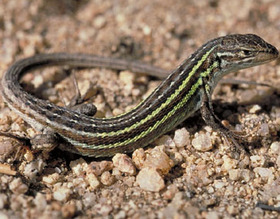
#> input picture imgs/lagart-ceni.jpg, 280 x 219 px
$ python aula1.py
#> lines starting #> are read from the running program, lines starting #| are printed output that depends on the picture
import cv2
import numpy as np
import matplotlib.pyplot as plt


img = cv2.imread('../imgs/lagart-ceni.jpg', cv2.IMREAD_GRAYSCALE)
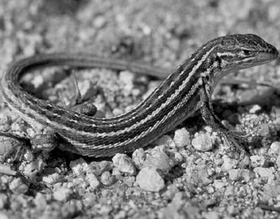
#> img: shape (219, 280); min 0, max 252, mean 123.9
# IMREAD_COLOR = 1
# IMREAD_UNCHANGE = -1


# show img with cv2
def showCv2():
    cv2.imshow('image', img)
    cv2.waitKey(0)
    cv2.destroyAllWindows()

# show img with matplotlib
def showPlt():
    plt.imshow(img, cmap='gray', interpolation='bicubic')
    plt.plot([50,100], [80,100], 'c', linewidth=5)
    plt.show()

# save img in local directory
def saveCv2Gray(name):
    cv2.imwrite(name+'.png', img)

def main():
    print('(0) close')
    print('(1) show img with cv2')
    print('(2) show img with matplotlib')
    print('(3) save img in local directory')

    cmd = int(input('command: '))
#> the answer given: 3
    while(cmd != 0):
        if(cmd == 1):
            showCv2()
        elif(cmd == 2):
            showPlt()
        elif(cmd == 3):
            saveCv2Gray(input('name: '))
        else:
            print('ERROR')
        cmd = int(input('cmmand: '))
#> this loop made 3 passes; the answer given on pass 1: out.png


if __name__ == '__main__':
#> (the run stopped early here; a loop or call above may not have finished)
